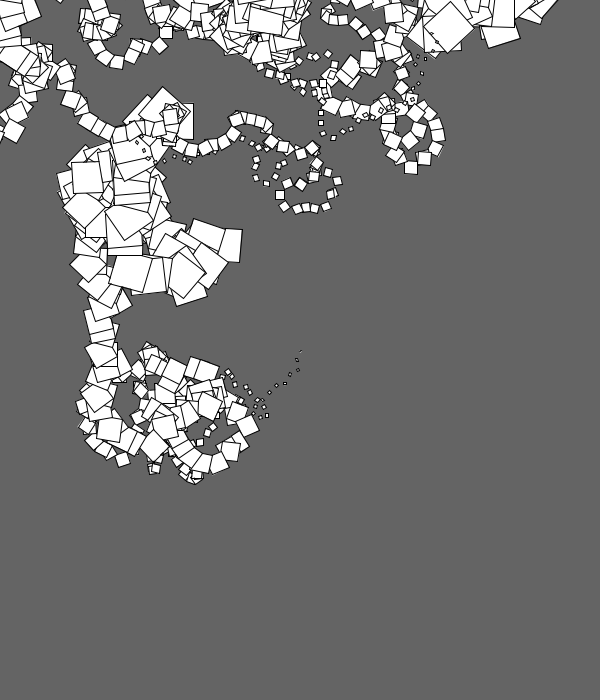
Frame 1 (no input)
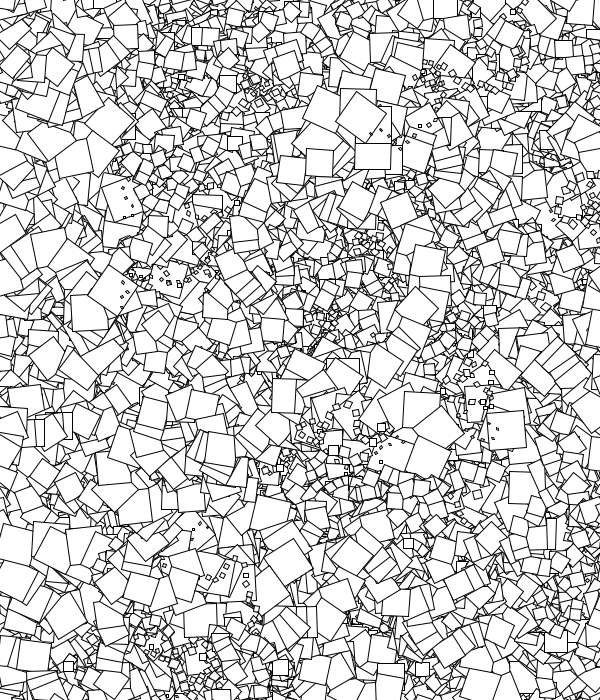
Frame 60 (the mouse pressed at the canvas centre just before this capture)
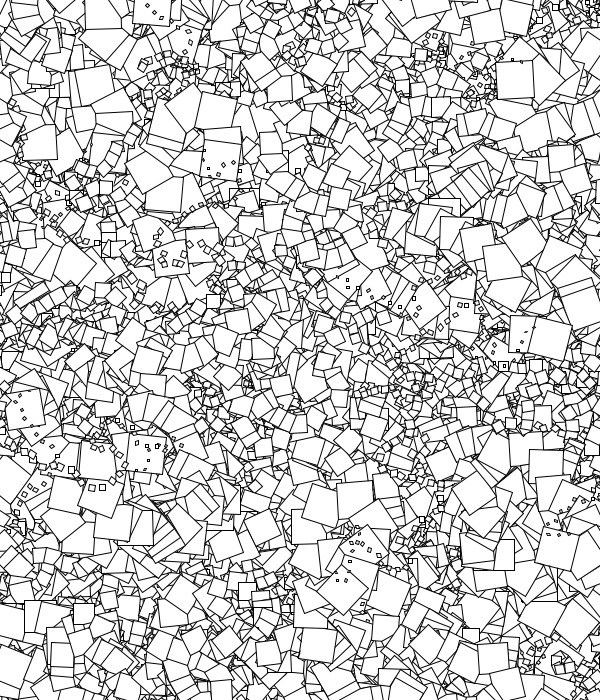
Frame 120 (the mouse held since frame 60 and released just before this capture)

The Processing sketch that drew these frames (run headless with seeded random() and noise(); from frame 60 on, the mouse is pressed at the canvas centre):

// Processing sketch: processing_134830
// ── processing_134830.pde

void setup(){
size(600, 700);
background(100);
stroke(0);
}

void draw(){
translate(width/2, height/2);
for (int a = 0; a < 250; a++){
  for (int b = 0; b < 250; b++){
    
    float angle = random (-90, 90);
    rotate (radians (angle));
    
    float RS=map (b, 0, 200, 2, 30);
    rect(0, 0, RS, RS);
    
    translate(0, 10);
  }
}
}
